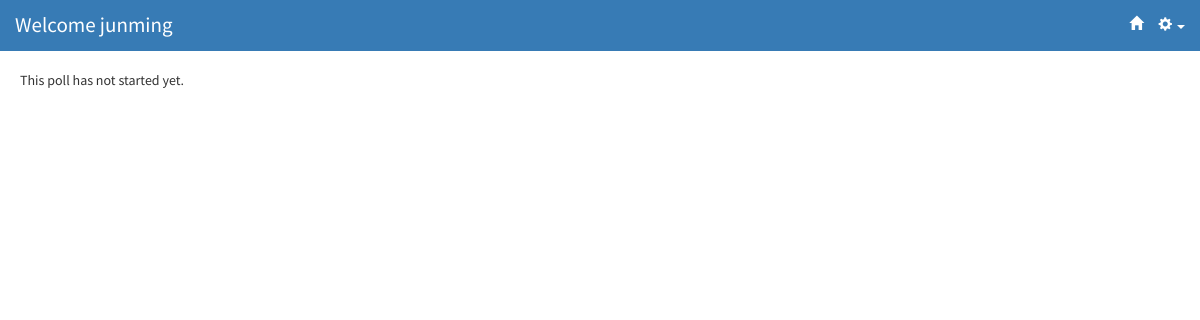
The app's page /polls/24/ (signed in), older data.
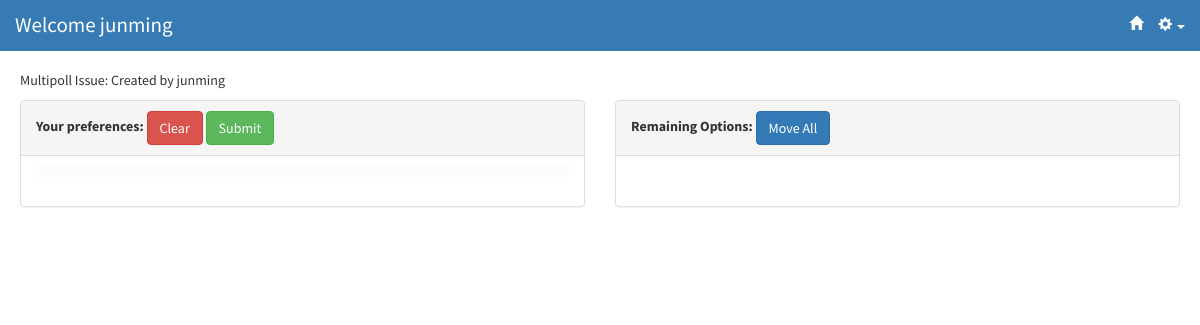
The same page, newer data.
### polls/models.py (models this page shows, shortened)
@python_2_unicode_compatible
class Question(models.Model):
    question_text = models.CharField(max_length=20)
    question_desc = models.CharField(max_length=500, null=True, blank=True)
    image = models.ImageField(upload_to='static/img/items/', blank=True, null=True)
    imageURL = models.CharField(max_length=500, blank=True, null=True)
    pub_date = models.DateTimeField('date published')
    follow_up = models.OneToOneField('Question', on_delete=models.CASCADE, null = True, blank = True)
    question_owner = models.ForeignKey(User, null=True)
    question_voters = models.ManyToManyField(User, related_name='voters')
    status = models.IntegerField(default=1)
    display_pref = models.IntegerField(default=1)
    emailInvite = models.BooleanField(default=True)
    emailDelete = models.BooleanField(default=True)
    emailStart = models.BooleanField(default=True)
    emailStop = models.BooleanField(default=True)
    poll_algorithm = models.IntegerField(default=1)
    question_type = models.IntegerField(default=1)
    winner = models.CharField(max_length=200)
    m_poll = models.BooleanField(default=False)

### polls/views.py (the view, shortened to what this page needs)
# urls.py: url(r'^(?P<pk>[0-9]+)/$', views.DetailView.as_view(), name='detail'),
class DetailView(generic.DetailView):
    model = Question
    template_name = 'polls/detail.html'
    def get_order(self, ctx):
        otherUserResponses = self.object.response_set.reverse()
        preferences = []
        if len(otherUserResponses) == 0:
            return ctx['object'].item_set.all
    def get_context_data(self, **kwargs):
        ctx = super(DetailView, self).get_context_data(**kwargs)
        currentUserResponses = self.object.response_set.filter(user=self.request.user).reverse()
        tempOrderStr = self.request.GET.get('order', '')
        if tempOrderStr == "null":
            ctx['items'] = self.get_order(ctx)
            return ctx
        if len(currentUserResponses) > 0:
            mostRecentResponse = currentUserResponses[0]
            selectionArray = []
            for d in mostRecentResponse.dictionary_set.all():
                selectionArray = d.sorted_values()
            ctx['currentSelection'] = selectionArray
        else:
            ctx['items'] = self.get_order(ctx)
        return ctx
    def get_queryset(self):
        return Question.objects.filter(pub_date__lte=timezone.now())

### polls/templates/polls/detail.html (shortened to what this page needs)
{% extends 'polls/base.html' %}
{% block content %}
{% if question.status == 2 %}
<div class="grid">
	<div class="row">
		<div class="col-md-4" {% if request.flavour == "mobile" %} style="width:70%;display:inline" {% endif %}>
			<p {% if request.flavour == "mobile" %} style="width:70%;display:inline" {% endif %}>
				{{ question.question_text }}: Created by {{ question.question_owner }}
			</p>
		</div>
	</div>
</div>
<div class="row">
	<form action="{% url 'polls:vote' question.id %}" method="post">
		{% if request.flavour == "mobile" %}
		<div class="col-md-6 margin-panel-top">
		{% else %}
        <div class="col-md-6 margin-panel-top">
		{% endif %}
			<div class="panel panel-default panel-border">
				<div class="panel-heading" >
					<b>Your preferences:</b>
				    {% if request.flavour == "mobile" %}
						<button id="submitbutton" type="submit" onclick="submitPref();" class="submit-button-mobile" >
							<span class="glyphicon glyphicon-upload" style="font-size:80%;color:white;">Submit</span>
						</button>
						<button id="submitbutton" type="submit" onclick="submitPref();" class="btn btn-success" style ="float: right; display: none;">
							Submit
				        </button>
				    {% else %}
							<a href="/polls/{{ question.id }}/?order=null" class="btn btn-danger reset-button">Clear</a>
							<button id="submitbutton" type="submit" onclick="submitPref();" class="btn btn-success submit-button">
				                Submit
							</button>
					{% endif %}
				</div>
				<div class="panel-body" >
				</div>
			</div>
		</div>
		{% if request.flavour == "mobile" %}
		<div class="col-md-6 margin-panel-top">
		{% else %}
		<div class="col-md-6 margin-panel-top">
		{% endif %}
			<div class="panel panel-default panel-border">
				<div class="panel-heading">
					<b>Remaining Options:</b>
					{% if request.flavour == "mobile" %}
						<button onclick="moveAll(); return false;" class="move-all-button-mobile">
					<span class="glyphicon glyphicon-arrow-up bluecolor" style="font-size:80%;float: center; color:white;">All</span>
				        </button>
				    {% else %}
				        <button onclick="moveAll(); return false;" class="btn btn-primary move-all-button" >
					       Move All
				        </button>
					{% endif %}
				</div>
				<div class="panel-body">
				</div>
			</div>
		</div>
	</form>
</div>
{% elif question.status == 1%}
<p>This poll has not started yet.</p>
{% else %}
<p>	This poll has ended.</p>
{% endif %}
{% endblock %}

### polls/templates/polls/base.html (shortened to what this page needs)
{% load staticfiles %}
<html>
	<head>
    <link rel="stylesheet" href="https://maxcdn.bootstrapcdn.com/bootstrap/3.3.6/css/bootstrap.min.css" />
    <link rel="stylesheet" type="text/css" href="{% static 'css/stylish-portfolio.css' %}" />
    <link rel="stylesheet" type="text/css" href="{% static 'css/shared.css' %}"/>
	</head>
	<body>
                {% if user.is_authenticated %}
				 <nav class="navbar navbar-default navbar-fixed-top" style="background-color:#377BB5; border-color: transparent;">
                {% else %}
                 <nav class="navbar navbar-default navbar-fixed-top" style="background-color:transparent; border-color: transparent;">
                {%endif%}
					{% if request.flavour == "mobile" %}
					<div style = "margin-left: 20px; margin-right: 20px;">
				    {% else %}
				    <div class="container-fluid">
				    {% endif %}
                        <div class="navbar-header" style = "overflow: hidden;float:left;">
                            <a class="navbar-brand" href="/polls/" style ="font-size: 150%;
                            {% if user.is_authenticated %}
                            color:white;
                            {%else%}
                            color:black;
                            {% endif %}">
                                <span> Welcome
                                {% if user.is_authenticated %}
                                {% if request.user.first_name == "" %}
                                {{ request.user.username }}
                                {% endif %}
                                {% endif %} </span></a>
                           </div>
							{% if user.is_authenticated %}
							<ul class="nav navbar-nav navbar-right" style = "float:right;display:inline;">
                                <li style = "display:inline;"><a href="{% url 'polls:index' %}" style="color:white;"><span class="glyphicon navbar-right glyphicon-home"></span></a></li>
								<li class="dropdown" style = "float:auto;display:inline;">
									<a class="dropdown-toggle" data-toggle="dropdown" style="color:white;"> <span class="glyphicon glyphicon-cog"> </span> <span class="caret"></span> </a>
								</li>
							</ul>
							{% endif %}
						</div>
				</nav>
            {% if user.is_authenticated %}
				<div class="container-fluid" style="padding: 70px 20px;">
            {% else %}
                <div name="MainPage">
            {% endif %}
            {% block content %}
            {% endblock %}
              	</div>
	</body>
</html>

### static/css/stylish-portfolio.css (style rules this page uses)
html, body { width: 100%; height: 100%; }
body { font-family: "Source Sans Pro","Helvetica Neue",Helvetica,Arial,sans-serif; }

### static/css/shared.css (style rules this page uses)
div { font-size:100% !important; }

Row changes from the older to the newer data that the page shows:
now on this page (row edited): Question: question_text "Multipoll Issue", question_owner "junming"
changed Question: status 1 → 2 (drawn)
Text that changed along with them:
text no longer shown: "This poll has not started yet."
text now shown: ": Created by Your preferences: Clear Submit Remaining Options: Move All"
